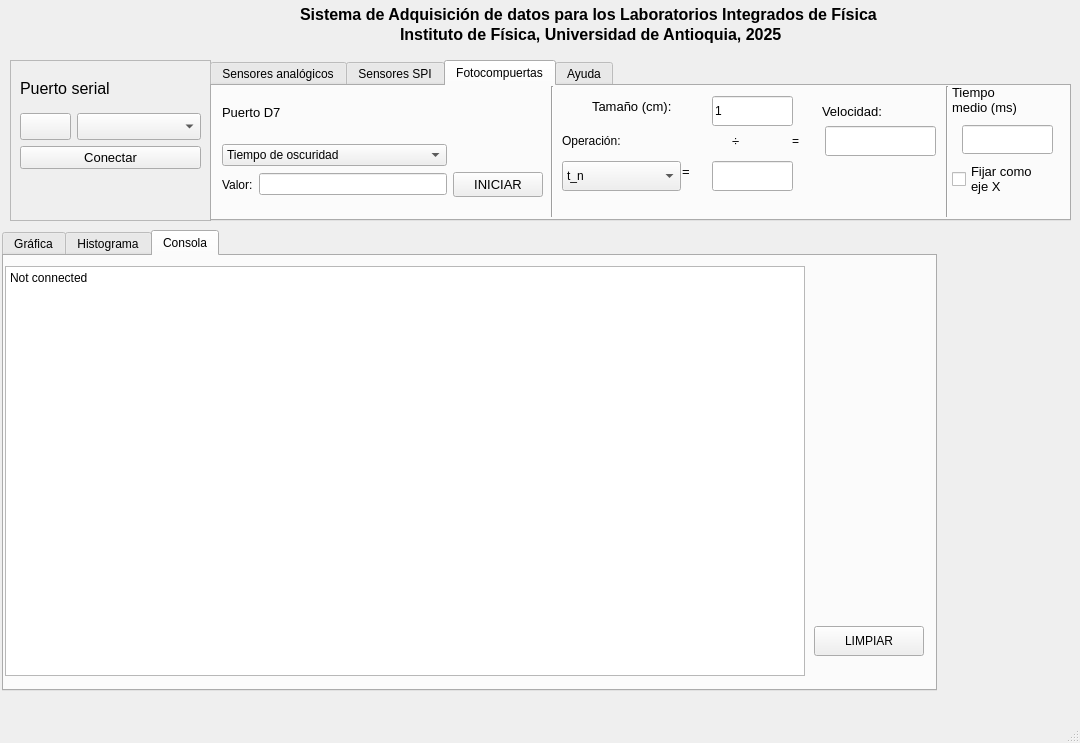
<?xml version="1.0" encoding="UTF-8"?>
<ui version="4.0">
 <class>MainWindow</class>
 <widget class="QMainWindow" name="MainWindow">
  <property name="geometry">
   <rect>
    <x>0</x>
    <y>0</y>
    <width>1080</width>
    <height>743</height>
   </rect>
  </property>
  <property name="windowTitle">
   <string>PHYSICSLAB</string>
  </property>
  <property name="whatsThis">
   <string extracomment="Muestra el tiempo promedio entre t_n y t_(n-1) o entre t_n y t_(n-2) de acuerdo con la operación seleccionada."/>
  </property>
  <widget class="QWidget" name="centralwidget">
   <widget class="QTabWidget" name="tabWidget">
    <property name="geometry">
     <rect>
      <x>210</x>
      <y>60</y>
      <width>861</width>
      <height>161</height>
     </rect>
    </property>
    <property name="currentIndex">
     <number>2</number>
    </property>
    <widget class="QWidget" name="tab_analog">
     <attribute name="title">
      <string>Sensores analógicos</string>
     </attribute>
     <widget class="QWidget" name="gridLayoutWidget_4">
      <property name="geometry">
       <rect>
        <x>10</x>
        <y>0</y>
        <width>841</width>
        <height>111</height>
       </rect>
      </property>
      <layout class="QGridLayout" name="gridLayout" rowminimumheight="0,0,0">
       <property name="sizeConstraint">
        <enum>QLayout::SizeConstraint::SetDefaultConstraint</enum>
       </property>
       <item row="2" column="2">
        <layout class="QHBoxLayout" name="horizontalLayout_4">
         <item>
          <widget class="QLineEdit" name="A2_value"/>
         </item>
         <item>
          <widget class="QPushButton" name="zero_A2">
           <property name="text">
            <string>ZERO</string>
           </property>
          </widget>
         </item>
        </layout>
       </item>
       <item row="1" column="3">
        <widget class="QComboBox" name="A3_sensors">
         <item>
          <property name="text">
           <string>Voltaje (V)</string>
          </property>
         </item>
         <item>
          <property name="text">
           <string>Iluminancia (AMS104)</string>
          </property>
         </item>
         <item>
          <property name="text">
           <string>Campo magnético (A1302)</string>
          </property>
         </item>
         <item>
          <property name="text">
           <string>%H.R. (HIH4000)</string>
          </property>
         </item>
         <item>
          <property name="text">
           <string>Presión (MPXV5004)</string>
          </property>
         </item>
         <item>
          <property name="text">
           <string>Presión (MPXV5100)</string>
          </property>
         </item>
         <item>
          <property name="text">
           <string>Valor ADC (10 bits)</string>
          </property>
         </item>
        </widget>
       </item>
       <item row="0" column="1">
        <widget class="QLabel" name="label_A1">
         <property name="text">
          <string>Puerto A1</string>
         </property>
        </widget>
       </item>
       <item row="2" column="0">
        <layout class="QHBoxLayout" name="horizontalLayout_2">
         <property name="sizeConstraint">
          <enum>QLayout::SizeConstraint::SetDefaultConstraint</enum>
         </property>
         <item>
          <widget class="QLineEdit" name="A0_value">
           <property name="text">
            <string/>
           </property>
          </widget>
         </item>
         <item>
          <widget class="QPushButton" name="zero_A0">
           <property name="font">
            <font>
             <pointsize>10</pointsize>
            </font>
           </property>
           <property name="text">
            <string>ZERO</string>
           </property>
          </widget>
         </item>
        </layout>
       </item>
       <item row="1" column="1">
        <widget class="QComboBox" name="A1_sensors">
         <item>
          <property name="text">
           <string>Voltaje (V)</string>
          </property>
         </item>
         <item>
          <property name="text">
           <string>Iluminancia (AMS104)</string>
          </property>
         </item>
         <item>
          <property name="text">
           <string>Campo magnético (A1302)</string>
          </property>
         </item>
         <item>
          <property name="text">
           <string>%H.R. (HIH4000)</string>
          </property>
         </item>
         <item>
          <property name="text">
           <string>Presión (MPXV5004)</string>
          </property>
         </item>
         <item>
          <property name="text">
           <string>Presión (MPXV5100)</string>
          </property>
         </item>
         <item>
          <property name="text">
           <string>Valor ADC (10 bits)</string>
          </property>
         </item>
        </widget>
       </item>
       <item row="1" column="2">
        <widget class="QComboBox" name="A2_sensors">
         <item>
          <property name="text">
           <string>Voltaje (V)</string>
          </property>
         </item>
         <item>
          <property name="text">
           <string>Iluminancia (AMS104)</string>
          </property>
         </item>
         <item>
          <property name="text">
           <string>Campo magnético (A1302)</string>
          </property>
         </item>
         <item>
          <property name="text">
           <string>%H.R. (HIH4000)</string>
          </property>
         </item>
         <item>
          <property name="text">
           <string>Presión (MPXV5004)</string>
          </property>
         </item>
         <item>
          <property name="text">
           <string>Presión (MPXV5100)</string>
          </property>
         </item>
         <item>
          <property name="text">
           <string>Valor ADC (10 bits)</string>
          </property>
         </item>
        </widget>
       </item>
       <item row="1" column="0">
        <widget class="QComboBox" name="A0_sensors">
         <item>
          <property name="text">
           <string>Voltaje (V)</string>
          </property>
         </item>
         <item>
          <property name="text">
           <string>Iluminancia (AMS104)</string>
          </property>
         </item>
         <item>
          <property name="text">
           <string>Campo magnético (A1302)</string>
          </property>
         </item>
         <item>
          <property name="text">
           <string>%H.R. (HIH4000)</string>
          </property>
         </item>
         <item>
          <property name="text">
           <string>Presión (MPXV5004)</string>
          </property>
         </item>
         <item>
          <property name="text">
           <string>Presión (MPXV5100)</string>
          </property>
         </item>
         <item>
          <property name="text">
           <string>Valor ADC (10 bits)</string>
          </property>
         </item>
        </widget>
       </item>
       <item row="0" column="0">
        <widget class="QLabel" name="label_A0">
         <property name="font">
          <font>
           <pointsize>10</pointsize>
          </font>
         </property>
         <property name="text">
          <string>Puerto A0</string>
         </property>
        </widget>
       </item>
       <item row="0" column="2">
        <widget class="QLabel" name="label_A2">
         <property name="text">
          <string>Puerto A2</string>
         </property>
        </widget>
       </item>
       <item row="0" column="3">
        <widget class="QLabel" name="label_A3">
         <property name="text">
          <string>Puerto A3</string>
         </property>
        </widget>
       </item>
       <item row="2" column="3">
        <layout class="QHBoxLayout" name="horizontalLayout_5">
         <item>
          <widget class="QLineEdit" name="A3_value"/>
         </item>
         <item>
          <widget class="QPushButton" name="zero_A3">
           <property name="text">
            <string>ZERO</string>
           </property>
          </widget>
         </item>
        </layout>
       </item>
       <item row="2" column="1">
        <layout class="QHBoxLayout" name="horizontalLayout_3">
         <item>
          <widget class="QLineEdit" name="A1_value"/>
         </item>
         <item>
          <widget class="QPushButton" name="zero_A1">
           <property name="text">
            <string>ZERO</string>
           </property>
          </widget>
         </item>
        </layout>
       </item>
       <item row="0" column="4">
        <widget class="QLabel" name="analog_time_label">
         <property name="text">
          <string>Tiempo (s):</string>
         </property>
        </widget>
       </item>
       <item row="2" column="4">
        <widget class="QPushButton" name="analog_start_btn">
         <property name="minimumSize">
          <size>
           <width>90</width>
           <height>24</height>
          </size>
         </property>
         <property name="text">
          <string>INICIAR</string>
         </property>
         <property name="icon">
          <iconset theme="QIcon::ThemeIcon::MediaPlaybackStart"/>
         </property>
        </widget>
       </item>
       <item row="1" column="4">
        <widget class="QComboBox" name="analog_time_select">
         <item>
          <property name="text">
           <string>100 ms</string>
          </property>
         </item>
         <item>
          <property name="text">
           <string>500 ms</string>
          </property>
         </item>
         <item>
          <property name="text">
           <string>1 s</string>
          </property>
         </item>
         <item>
          <property name="text">
           <string>2 s</string>
          </property>
         </item>
        </widget>
       </item>
      </layout>
     </widget>
    </widget>
    <widget class="QWidget" name="tab_spi">
     <attribute name="title">
      <string>Sensores SPI</string>
     </attribute>
     <widget class="QWidget" name="gridLayoutWidget_5">
      <property name="geometry">
       <rect>
        <x>10</x>
        <y>0</y>
        <width>321</width>
        <height>111</height>
       </rect>
      </property>
      <layout class="QGridLayout" name="gridLayout_2" columnstretch="6,1" columnminimumwidth="0,0">
       <property name="sizeConstraint">
        <enum>QLayout::SizeConstraint::SetDefaultConstraint</enum>
       </property>
       <item row="1" column="0">
        <widget class="QComboBox" name="SPI_sensor">
         <item>
          <property name="text">
           <string>Temperatura (MAX6674/5)</string>
          </property>
         </item>
        </widget>
       </item>
       <item row="2" column="0">
        <widget class="QLineEdit" name="SPI_sens_value">
         <property name="text">
          <string/>
         </property>
        </widget>
       </item>
       <item row="0" column="0">
        <widget class="QLabel" name="SPI_port_label">
         <property name="font">
          <font>
           <pointsize>10</pointsize>
          </font>
         </property>
         <property name="text">
          <string>Puerto SPI</string>
         </property>
        </widget>
       </item>
       <item row="0" column="1">
        <widget class="QLabel" name="Time_SPI_label">
         <property name="text">
          <string>Tiempo (s):</string>
         </property>
        </widget>
       </item>
       <item row="2" column="1">
        <widget class="QPushButton" name="spi_start_btn">
         <property name="minimumSize">
          <size>
           <width>90</width>
           <height>25</height>
          </size>
         </property>
         <property name="font">
          <font>
           <pointsize>10</pointsize>
          </font>
         </property>
         <property name="text">
          <string>INICIAR</string>
         </property>
         <property name="icon">
          <iconset theme="QIcon::ThemeIcon::MediaPlaybackStart"/>
         </property>
        </widget>
       </item>
       <item row="1" column="1">
        <widget class="QComboBox" name="spi_time_select">
         <item>
          <property name="text">
           <string>100 ms</string>
          </property>
         </item>
         <item>
          <property name="text">
           <string>500 ms</string>
          </property>
         </item>
         <item>
          <property name="text">
           <string>1 s</string>
          </property>
         </item>
         <item>
          <property name="text">
           <string>2 s</string>
          </property>
         </item>
        </widget>
       </item>
      </layout>
     </widget>
    </widget>
    <widget class="QWidget" name="tab_photogate">
     <attribute name="title">
      <string>Fotocompuertas</string>
     </attribute>
     <widget class="QLineEdit" name="size_entry">
      <property name="geometry">
       <rect>
        <x>500</x>
        <y>10</y>
        <width>81</width>
        <height>30</height>
       </rect>
      </property>
      <property name="text">
       <string>1</string>
      </property>
     </widget>
     <widget class="QWidget" name="gridLayoutWidget_2">
      <property name="geometry">
       <rect>
        <x>10</x>
        <y>0</y>
        <width>321</width>
        <height>111</height>
       </rect>
      </property>
      <layout class="QGridLayout" name="gridLayout_3" rowstretch="0,0,0">
       <item row="1" column="0">
        <widget class="QComboBox" name="photo_option">
         <property name="font">
          <font>
           <pointsize>9</pointsize>
          </font>
         </property>
         <item>
          <property name="text">
           <string>Tiempo de oscuridad</string>
          </property>
         </item>
         <item>
          <property name="text">
           <string>Tiempo claro-&gt;oscuro</string>
          </property>
         </item>
         <item>
          <property name="text">
           <string>Tiempo claro&lt;-&gt;oscuro</string>
          </property>
         </item>
         <item>
          <property name="text">
           <string>Tiempo doble fotocompuerta</string>
          </property>
         </item>
        </widget>
       </item>
       <item row="2" column="1">
        <widget class="QPushButton" name="photo_start_btn">
         <property name="minimumSize">
          <size>
           <width>90</width>
           <height>25</height>
          </size>
         </property>
         <property name="font">
          <font>
           <pointsize>10</pointsize>
          </font>
         </property>
         <property name="text">
          <string>INICIAR</string>
         </property>
         <property name="icon">
          <iconset theme="QIcon::ThemeIcon::MediaPlaybackStart"/>
         </property>
        </widget>
       </item>
       <item row="0" column="0">
        <widget class="QLabel" name="label_portD7">
         <property name="font">
          <font>
           <pointsize>10</pointsize>
          </font>
         </property>
         <property name="text">
          <string>Puerto D7</string>
         </property>
        </widget>
       </item>
       <item row="2" column="0">
        <layout class="QHBoxLayout" name="horizontalLayout">
         <item>
          <widget class="QLabel" name="label_2">
           <property name="text">
            <string>Valor:</string>
           </property>
          </widget>
         </item>
         <item>
          <widget class="QLineEdit" name="photo_value"/>
         </item>
        </layout>
       </item>
       <item row="0" column="1" rowspan="2">
        <widget class="QLabel" name="label_photo_options">
         <property name="text">
          <string/>
         </property>
         <property name="pixmap">
          <pixmap>../../../.designer/backup/tiempo_oscuridad.bmp</pixmap>
         </property>
        </widget>
       </item>
      </layout>
     </widget>
     <widget class="Line" name="line">
      <property name="geometry">
       <rect>
        <x>330</x>
        <y>0</y>
        <width>20</width>
        <height>131</height>
       </rect>
      </property>
      <property name="orientation">
       <enum>Qt::Orientation::Vertical</enum>
      </property>
     </widget>
     <widget class="QComboBox" name="operation_option">
      <property name="geometry">
       <rect>
        <x>350</x>
        <y>75</y>
        <width>119</width>
        <height>30</height>
       </rect>
      </property>
      <item>
       <property name="text">
        <string>t_n</string>
       </property>
      </item>
      <item>
       <property name="text">
        <string>t_n - t_(n-1)</string>
       </property>
      </item>
      <item>
       <property name="text">
        <string>t_n - t_(n-2)</string>
       </property>
      </item>
     </widget>
     <widget class="QLabel" name="label_operacion">
      <property name="geometry">
       <rect>
        <x>350</x>
        <y>40</y>
        <width>91</width>
        <height>30</height>
       </rect>
      </property>
      <property name="text">
       <string>Operación:</string>
      </property>
     </widget>
     <widget class="QLabel" name="label_velocidad">
      <property name="geometry">
       <rect>
        <x>610</x>
        <y>10</y>
        <width>111</width>
        <height>30</height>
       </rect>
      </property>
      <property name="font">
       <font>
        <pointsize>10</pointsize>
       </font>
      </property>
      <property name="text">
       <string>Velocidad:</string>
      </property>
     </widget>
     <widget class="QLabel" name="label_igual1">
      <property name="geometry">
       <rect>
        <x>470</x>
        <y>70</y>
        <width>31</width>
        <height>30</height>
       </rect>
      </property>
      <property name="font">
       <font>
        <pointsize>10</pointsize>
       </font>
      </property>
      <property name="text">
       <string>=</string>
      </property>
     </widget>
     <widget class="QLabel" name="label_division">
      <property name="geometry">
       <rect>
        <x>520</x>
        <y>40</y>
        <width>31</width>
        <height>30</height>
       </rect>
      </property>
      <property name="font">
       <font>
        <pointsize>10</pointsize>
       </font>
      </property>
      <property name="text">
       <string>÷</string>
      </property>
     </widget>
     <widget class="QLineEdit" name="operation_result">
      <property name="geometry">
       <rect>
        <x>500</x>
        <y>75</y>
        <width>81</width>
        <height>30</height>
       </rect>
      </property>
      <property name="text">
       <string/>
      </property>
     </widget>
     <widget class="QLineEdit" name="velocity_value">
      <property name="geometry">
       <rect>
        <x>613</x>
        <y>40</y>
        <width>111</width>
        <height>30</height>
       </rect>
      </property>
     </widget>
     <widget class="QLabel" name="label_igual2">
      <property name="geometry">
       <rect>
        <x>580</x>
        <y>40</y>
        <width>31</width>
        <height>30</height>
       </rect>
      </property>
      <property name="text">
       <string>=</string>
      </property>
     </widget>
     <widget class="Line" name="line_2">
      <property name="geometry">
       <rect>
        <x>725</x>
        <y>0</y>
        <width>20</width>
        <height>131</height>
       </rect>
      </property>
      <property name="orientation">
       <enum>Qt::Orientation::Vertical</enum>
      </property>
     </widget>
     <widget class="QLineEdit" name="average_time">
      <property name="geometry">
       <rect>
        <x>750</x>
        <y>39</y>
        <width>91</width>
        <height>29</height>
       </rect>
      </property>
     </widget>
     <widget class="QLabel" name="label_tiempo_medio">
      <property name="geometry">
       <rect>
        <x>740</x>
        <y>-11</y>
        <width>121</width>
        <height>50</height>
       </rect>
      </property>
      <property name="font">
       <font>
        <pointsize>10</pointsize>
       </font>
      </property>
      <property name="whatsThis">
       <string/>
      </property>
      <property name="text">
       <string>Tiempo
medio (ms)</string>
      </property>
     </widget>
     <widget class="QCheckBox" name="Xaxis_checkBox">
      <property name="geometry">
       <rect>
        <x>740</x>
        <y>68</y>
        <width>121</width>
        <height>50</height>
       </rect>
      </property>
      <property name="font">
       <font>
        <pointsize>10</pointsize>
       </font>
      </property>
      <property name="acceptDrops">
       <bool>false</bool>
      </property>
      <property name="text">
       <string>Fijar como
eje X</string>
      </property>
     </widget>
     <widget class="QLabel" name="label_tamano">
      <property name="geometry">
       <rect>
        <x>380</x>
        <y>5</y>
        <width>111</width>
        <height>30</height>
       </rect>
      </property>
      <property name="font">
       <font>
        <pointsize>10</pointsize>
        <bold>false</bold>
       </font>
      </property>
      <property name="text">
       <string>Tamaño (cm):</string>
      </property>
     </widget>
    </widget>
    <widget class="QWidget" name="tab_help">
     <attribute name="title">
      <string>Ayuda</string>
     </attribute>
     <widget class="QLabel" name="label_contact">
      <property name="geometry">
       <rect>
        <x>420</x>
        <y>60</y>
        <width>201</width>
        <height>30</height>
       </rect>
      </property>
      <property name="text">
       <string>contacto:luisf.ramirez@udea.edu.co</string>
      </property>
     </widget>
    </widget>
   </widget>
   <widget class="QLabel" name="label_title_line1">
    <property name="geometry">
     <rect>
      <x>300</x>
      <y>0</y>
      <width>601</width>
      <height>29</height>
     </rect>
    </property>
    <property name="font">
     <font>
      <pointsize>12</pointsize>
      <bold>true</bold>
     </font>
    </property>
    <property name="text">
     <string>Sistema de Adquisición de datos para los Laboratorios Integrados de Física</string>
    </property>
   </widget>
   <widget class="QLabel" name="label_title_line2">
    <property name="geometry">
     <rect>
      <x>400</x>
      <y>20</y>
      <width>601</width>
      <height>29</height>
     </rect>
    </property>
    <property name="font">
     <font>
      <pointsize>12</pointsize>
      <bold>true</bold>
     </font>
    </property>
    <property name="text">
     <string>Instituto de Física, Universidad de Antioquia, 2025</string>
    </property>
   </widget>
   <widget class="QFrame" name="frame">
    <property name="geometry">
     <rect>
      <x>10</x>
      <y>60</y>
      <width>201</width>
      <height>161</height>
     </rect>
    </property>
    <property name="frameShape">
     <enum>QFrame::Shape::StyledPanel</enum>
    </property>
    <property name="frameShadow">
     <enum>QFrame::Shadow::Raised</enum>
    </property>
    <property name="lineWidth">
     <number>2</number>
    </property>
    <widget class="QWidget" name="gridLayoutWidget">
     <property name="geometry">
      <rect>
       <x>10</x>
       <y>10</y>
       <width>181</width>
       <height>141</height>
      </rect>
     </property>
     <layout class="QGridLayout" name="layout_port" columnstretch="0">
      <item row="1" column="0">
       <layout class="QHBoxLayout" name="horizontalLayout_6" stretch="1,3">
        <item>
         <widget class="QPushButton" name="refresh_ports_btn">
          <property name="font">
           <font>
            <pointsize>12</pointsize>
           </font>
          </property>
          <property name="text">
           <string/>
          </property>
          <property name="icon">
           <iconset theme="view-refresh"/>
          </property>
         </widget>
        </item>
        <item>
         <widget class="QComboBox" name="selectPort">
          <property name="font">
           <font>
            <pointsize>12</pointsize>
           </font>
          </property>
         </widget>
        </item>
       </layout>
      </item>
      <item row="2" column="0">
       <widget class="QPushButton" name="connect_btn">
        <property name="font">
         <font>
          <pointsize>10</pointsize>
         </font>
        </property>
        <property name="text">
         <string>Conectar</string>
        </property>
       </widget>
      </item>
      <item row="0" column="0">
       <widget class="QLabel" name="label_port_4">
        <property name="font">
         <font>
          <pointsize>12</pointsize>
          <bold>false</bold>
         </font>
        </property>
        <property name="text">
         <string>Puerto serial</string>
        </property>
       </widget>
      </item>
      <item row="3" column="0">
       <widget class="QLabel" name="label_connection">
        <property name="font">
         <font>
          <pointsize>10</pointsize>
         </font>
        </property>
        <property name="text">
         <string/>
        </property>
       </widget>
      </item>
     </layout>
    </widget>
   </widget>
   <widget class="QTabWidget" name="tabWidget_2">
    <property name="geometry">
     <rect>
      <x>2</x>
      <y>230</y>
      <width>935</width>
      <height>461</height>
     </rect>
    </property>
    <property name="currentIndex">
     <number>2</number>
    </property>
    <widget class="QWidget" name="tab_xyplot">
     <attribute name="title">
      <string>Gráfica</string>
     </attribute>
     <widget class="PlotWidget" name="graphwidget" native="true">
      <property name="geometry">
       <rect>
        <x>1</x>
        <y>10</y>
        <width>800</width>
        <height>410</height>
       </rect>
      </property>
      <property name="font">
       <font>
        <pointsize>10</pointsize>
       </font>
      </property>
     </widget>
     <widget class="QPushButton" name="save_plot_btn">
      <property name="geometry">
       <rect>
        <x>810</x>
        <y>370</y>
        <width>110</width>
        <height>30</height>
       </rect>
      </property>
      <property name="text">
       <string>GUARDAR</string>
      </property>
      <property name="icon">
       <iconset theme="document-save-as"/>
      </property>
     </widget>
     <widget class="QPushButton" name="clear_plot_btn">
      <property name="geometry">
       <rect>
        <x>810</x>
        <y>330</y>
        <width>110</width>
        <height>30</height>
       </rect>
      </property>
      <property name="text">
       <string>LIMPIAR</string>
      </property>
      <property name="icon">
       <iconset theme="edit-delete"/>
      </property>
     </widget>
     <widget class="QComboBox" name="Yaxis_plot">
      <property name="geometry">
       <rect>
        <x>810</x>
        <y>110</y>
        <width>110</width>
        <height>30</height>
       </rect>
      </property>
     </widget>
     <widget class="QLabel" name="label">
      <property name="enabled">
       <bool>true</bool>
      </property>
      <property name="geometry">
       <rect>
        <x>810</x>
        <y>70</y>
        <width>49</width>
        <height>30</height>
       </rect>
      </property>
      <property name="text">
       <string>Eje Y:</string>
      </property>
     </widget>
    </widget>
    <widget class="QWidget" name="tab_histogram">
     <attribute name="title">
      <string>Histograma</string>
     </attribute>
     <widget class="PlotWidget" name="histowidget" native="true">
      <property name="geometry">
       <rect>
        <x>1</x>
        <y>10</y>
        <width>800</width>
        <height>410</height>
       </rect>
      </property>
     </widget>
     <widget class="QPushButton" name="clear_plotbar_btn">
      <property name="geometry">
       <rect>
        <x>810</x>
        <y>330</y>
        <width>110</width>
        <height>30</height>
       </rect>
      </property>
      <property name="text">
       <string>LIMPIAR</string>
      </property>
      <property name="icon">
       <iconset theme="edit-delete"/>
      </property>
     </widget>
     <widget class="QPushButton" name="save_plotbar_btn">
      <property name="geometry">
       <rect>
        <x>810</x>
        <y>370</y>
        <width>110</width>
        <height>30</height>
       </rect>
      </property>
      <property name="text">
       <string>GUARDAR</string>
      </property>
      <property name="icon">
       <iconset theme="document-save-as"/>
      </property>
     </widget>
     <widget class="QLabel" name="label_bins">
      <property name="geometry">
       <rect>
        <x>810</x>
        <y>50</y>
        <width>121</width>
        <height>51</height>
       </rect>
      </property>
      <property name="font">
       <font>
        <pointsize>10</pointsize>
       </font>
      </property>
      <property name="text">
       <string>Número de bins:</string>
      </property>
     </widget>
     <widget class="QRadioButton" name="auto_bins">
      <property name="geometry">
       <rect>
        <x>825</x>
        <y>90</y>
        <width>81</width>
        <height>41</height>
       </rect>
      </property>
      <property name="font">
       <font>
        <pointsize>10</pointsize>
       </font>
      </property>
      <property name="text">
       <string>Auto</string>
      </property>
      <property name="checked">
       <bool>true</bool>
      </property>
     </widget>
     <widget class="QLineEdit" name="number_bins">
      <property name="enabled">
       <bool>false</bool>
      </property>
      <property name="geometry">
       <rect>
        <x>830</x>
        <y>130</y>
        <width>51</width>
        <height>30</height>
       </rect>
      </property>
      <property name="font">
       <font>
        <pointsize>10</pointsize>
       </font>
      </property>
      <property name="text">
       <string>10</string>
      </property>
     </widget>
    </widget>
    <widget class="QWidget" name="tab_table">
     <attribute name="title">
      <string>Consola</string>
     </attribute>
     <widget class="QTextEdit" name="StatusText">
      <property name="geometry">
       <rect>
        <x>1</x>
        <y>10</y>
        <width>800</width>
        <height>410</height>
       </rect>
      </property>
      <property name="readOnly">
       <bool>true</bool>
      </property>
      <property name="html">
       <string>&lt;!DOCTYPE HTML PUBLIC &quot;-//W3C//DTD HTML 4.0//EN&quot; &quot;http://www.w3.org/TR/REC-html40/strict.dtd&quot;&gt;
&lt;html&gt;&lt;head&gt;&lt;meta name=&quot;qrichtext&quot; content=&quot;1&quot; /&gt;&lt;meta charset=&quot;utf-8&quot; /&gt;&lt;style type=&quot;text/css&quot;&gt;
p, li { white-space: pre-wrap; }
hr { height: 1px; border-width: 0; }
li.unchecked::marker { content: &quot;\2610&quot;; }
li.checked::marker { content: &quot;\2612&quot;; }
&lt;/style&gt;&lt;/head&gt;&lt;body style=&quot; font-family:'Segoe UI'; font-size:9pt; font-weight:400; font-style:normal;&quot;&gt;
&lt;p style=&quot; margin-top:0px; margin-bottom:0px; margin-left:0px; margin-right:0px; -qt-block-indent:0; text-indent:0px;&quot;&gt;Not connected&lt;/p&gt;&lt;/body&gt;&lt;/html&gt;</string>
      </property>
     </widget>
     <widget class="QPushButton" name="clear_console_btn">
      <property name="geometry">
       <rect>
        <x>810</x>
        <y>370</y>
        <width>110</width>
        <height>30</height>
       </rect>
      </property>
      <property name="text">
       <string>LIMPIAR</string>
      </property>
      <property name="icon">
       <iconset theme="edit-delete"/>
      </property>
     </widget>
    </widget>
   </widget>
   <zorder>frame</zorder>
   <zorder>tabWidget</zorder>
   <zorder>label_title_line1</zorder>
   <zorder>label_title_line2</zorder>
   <zorder>tabWidget_2</zorder>
  </widget>
  <widget class="QMenuBar" name="menubar">
   <property name="geometry">
    <rect>
     <x>0</x>
     <y>0</y>
     <width>1080</width>
     <height>22</height>
    </rect>
   </property>
  </widget>
  <widget class="QStatusBar" name="statusbar"/>
 </widget>
 <customwidgets>
  <customwidget>
   <class>PlotWidget</class>
   <extends>QWidget</extends>
   <header location="global">pyqtgraph.h</header>
   <container>1</container>
  </customwidget>
 </customwidgets>
 <resources/>
 <connections/>
</ui>
